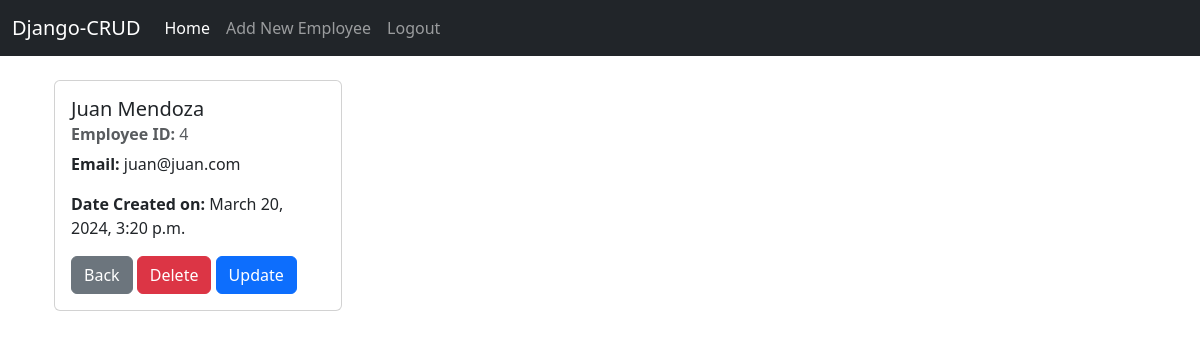
The app's page /employee/4/ (signed in) with its own data.
### website/models.py (models this page shows, shortened)
class Employee(models.Model):
    emp_id = models.AutoField(primary_key=True)
    first_name = models.CharField(max_length=100)
    last_name = models.CharField(max_length=200)
    email = models.EmailField()
    created_at = models.DateTimeField(auto_now_add = True)

### website/views.py (the view)
# urls.py: path('employee/<int:pk>/', views.employee_view, name='employee_detail'),
def employee_view(request,pk):
    if request.user.is_authenticated:
        current_employee = Employee.objects.get(pk=pk)
        return render(request, 'website/employee.html', {'emp' : current_employee})
    else:
        return redirect('home')

### website/templates/website/employee.html (shortened to what this page needs)
{% extends 'website/base.html' %}
{% block content %}
    <div class="container">
        <div class="card" style="width: 18rem;">
        <div class="card-body">
        <h5 class="card-title">{{emp.first_name}} {{emp.last_name}}</h5>
        <h6 class="card-subtitle mb-2 text-body-secondary"><strong>Employee ID: </strong>{{emp.emp_id}}</h6>
        <p class="card-text"><strong>Email: </strong> {{emp.email}}</p>
        <p class="card-text"><strong>Date Created on: </strong> {{emp.created_at}}</p>
        <a href="{% url 'home' %}" class="btn btn-secondary">Back</a>
        <a href="{% url 'delete' emp.pk %}" class="btn btn-danger">Delete</a>
        <a href="{% url 'update' emp.pk %}" class="btn btn-primary">Update</a>
    </div>
</div>
    </div>
{% endblock %}

### records on screen
Employee: first_name "Juan", last_name "Mendoza", emp_id "4", email "juan@juan.com", created_at "March 20, 2024, 3:20 p.m."
